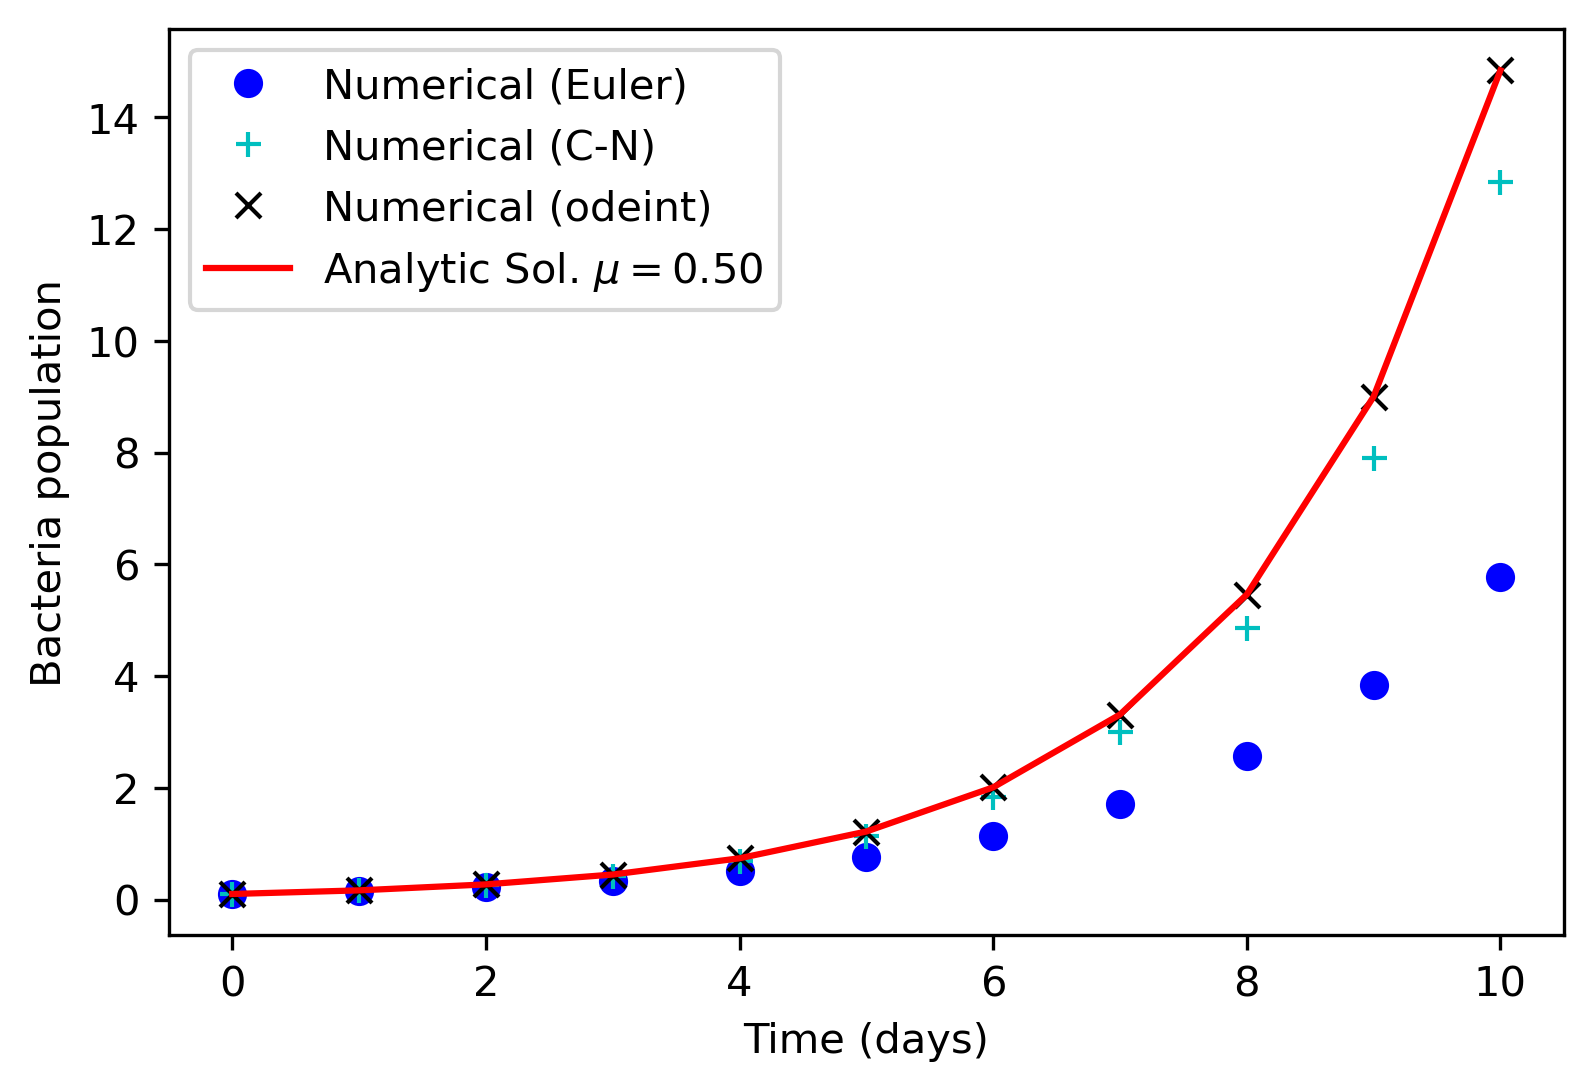

Python code for this plot:
#!/usr/bin/env python3
# -*- coding: utf-8 -*-
"""
BE523 Biosystems Analysis & Design
HW17 - Question 1. Binary fission for bacteria growth

Created on Sat Mar 13 17:38:16 2021
@author: eduardo
"""
import numpy as np
import matplotlib.pyplot as plt
from scipy.integrate import odeint

def bacteria(P0, time, r):
    """ Bacteria population with binary fission
    P0: initial population
    time: time vector to solve the differential equation dP/dt
    r: growth factor for the differential equation
    """
    P = P0
    dP = r * P # Differential eq.: dP/dt = r*P
    return dP

B0 = 0.1  # initial concentration
dt = 1  # time step
N_t = 10  # number of steps
mu = 0.5  # growth rate

t = np.linspace(0, N_t, int(N_t/dt)+1)
BEuler = np.zeros(len(t))
BCN = np.zeros(len(t))
BEuler[0] = B0
BCN[0] = B0

for n in range(1, len(t)):
    # Numerical solution Euler
    BEuler[n] = BEuler[n-1] + mu*BEuler[n-1]*dt
    # Numerical solution Crank-Nicholson
    dB1 = mu * dt * BCN[n-1]
    B_future = BCN[n-1] + dB1  # B_future is estimate for BCN[n+1]
    dB2 = mu * dt * B_future
    dBavg = (dB1 + dB2)/2
    BCN[n] = BCN[n-1] + dBavg

# Prediction with exponential eq. (analytic solution)
Bexp = B0 * np.exp(mu*t)

# Numerical solution using 'odeint' to solve the differential equation
B = odeint(bacteria, B0, t, args=(mu,))

plt.plot(t, BEuler, 'bo', label='Numerical (Euler)')
plt.plot(t, BCN, 'c+', label='Numerical (C-N)')
plt.plot(t, B, 'kx', label='Numerical (odeint)')
plt.plot(t, Bexp, 'r-', label=r'Analytic Sol. $\mu=$%.2f' % mu)
plt.legend(loc='best')
plt.xlabel('Time (days)'); plt.ylabel('Bacteria population')
# plt.savefig('q1_binary_fission.png', dpi=300, bbox_inches='tight')
